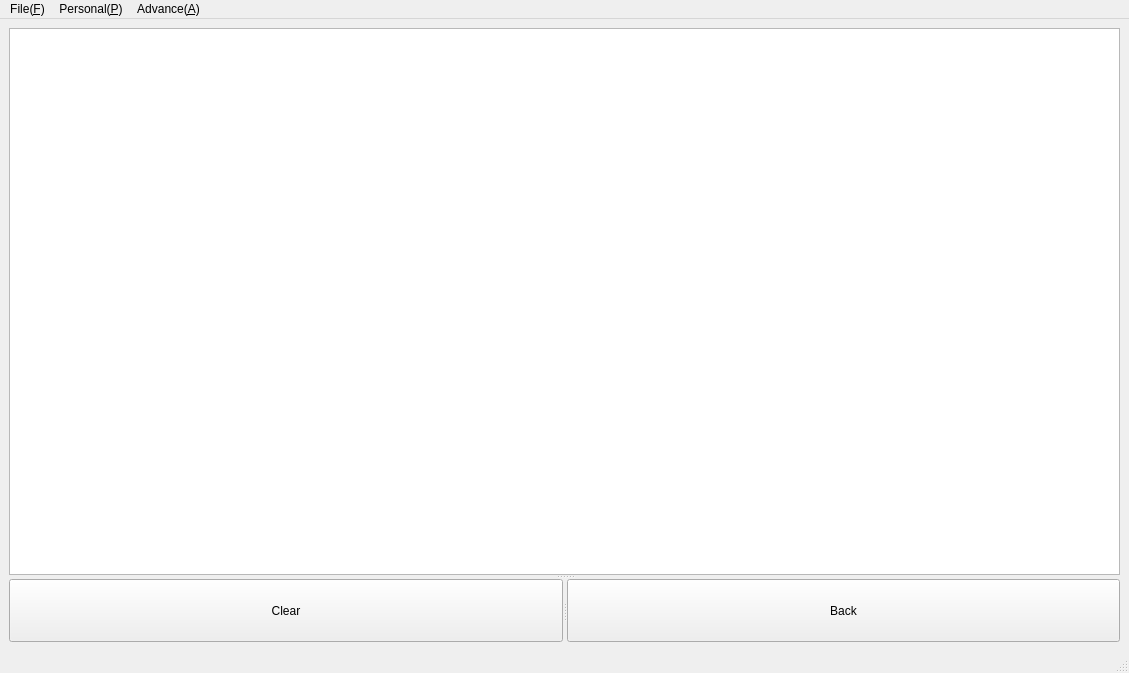
<?xml version="1.0" encoding="UTF-8"?>
<ui version="4.0">
 <class>administrator</class>
 <widget class="QMainWindow" name="administrator">
  <property name="geometry">
   <rect>
    <x>0</x>
    <y>0</y>
    <width>1129</width>
    <height>673</height>
   </rect>
  </property>
  <property name="windowTitle">
   <string>MainWindow</string>
  </property>
  <widget class="QWidget" name="centralwidget">
   <layout class="QGridLayout" name="gridLayout">
    <item row="0" column="0">
     <widget class="QSplitter" name="splitter_2">
      <property name="orientation">
       <enum>Qt::Vertical</enum>
      </property>
      <widget class="QTextEdit" name="textEdit">
       <property name="styleSheet">
        <string notr="true"/>
       </property>
      </widget>
      <widget class="QSplitter" name="splitter">
       <property name="orientation">
        <enum>Qt::Horizontal</enum>
       </property>
       <widget class="QPushButton" name="pushButton_2">
        <property name="styleSheet">
         <string notr="true">font: 87 10pt &quot;Arial Black&quot;;</string>
        </property>
        <property name="text">
         <string>Clear</string>
        </property>
       </widget>
       <widget class="QPushButton" name="pushButton_3">
        <property name="styleSheet">
         <string notr="true">font: 87 10pt &quot;Arial Black&quot;;</string>
        </property>
        <property name="text">
         <string>Back</string>
        </property>
       </widget>
      </widget>
     </widget>
    </item>
   </layout>
  </widget>
  <widget class="QMenuBar" name="menubar">
   <property name="geometry">
    <rect>
     <x>0</x>
     <y>0</y>
     <width>1129</width>
     <height>26</height>
    </rect>
   </property>
   <widget class="QMenu" name="menuFile_F">
    <property name="title">
     <string>File(&amp;F)</string>
    </property>
    <addaction name="actionSave_S"/>
    <addaction name="actionSave_As_A"/>
    <addaction name="actionOpen_O"/>
   </widget>
   <widget class="QMenu" name="menuPersonal_P">
    <property name="title">
     <string>Personal(&amp;P)</string>
    </property>
    <addaction name="actionColor_C"/>
    <addaction name="actionBackGroundColor_B"/>
   </widget>
   <widget class="QMenu" name="menuAdvance_A">
    <property name="title">
     <string>Advance(&amp;A)</string>
    </property>
    <addaction name="actionFile_Name_N"/>
    <addaction name="actionIO_Name_I"/>
   </widget>
   <addaction name="menuFile_F"/>
   <addaction name="menuPersonal_P"/>
   <addaction name="menuAdvance_A"/>
  </widget>
  <widget class="QStatusBar" name="statusbar"/>
  <action name="actionSave_S">
   <property name="text">
    <string>Save(&amp;S)</string>
   </property>
  </action>
  <action name="actionSave_As_A">
   <property name="text">
    <string>Save As(&amp;A)</string>
   </property>
  </action>
  <action name="actionOpen_O">
   <property name="text">
    <string>Open(&amp;O)</string>
   </property>
  </action>
  <action name="actionColor_C">
   <property name="text">
    <string>FontColor(&amp;C)</string>
   </property>
  </action>
  <action name="actionBackGroundColor_B">
   <property name="text">
    <string>BackGroundColor(&amp;B)</string>
   </property>
  </action>
  <action name="actionFile_Name_N">
   <property name="text">
    <string>File Name(&amp;N)</string>
   </property>
  </action>
  <action name="actionIO_Name_I">
   <property name="text">
    <string>IO Name(&amp;I)</string>
   </property>
  </action>
 </widget>
 <resources/>
 <connections/>
</ui>
